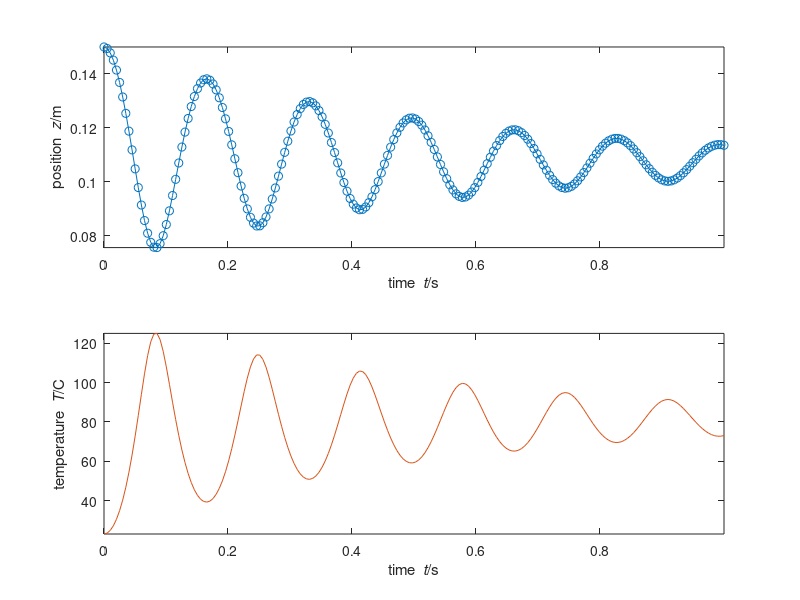

This figure's MATLAB source:
%%% idealgas_piston.m - adiabatic
%% Simulation of ideal gas & mass piston in 1D
%% SI units used throughout
%% Coordinate z
%%%% Constants
m = 10; % mass of piston
N = 0.04; % amount of ideal gas
A = 0.1^2; % area of piston
g = 9.8; % gravitational acceleration
R = 8.31446261815; % molar gas constant
C = 20; % molar heat capacity
mu = 400; % gas viscosity
h = 0; % heat-transfer coefficient
Te = 273.15 + 23; % temperature of environment
Fatm = -100000*A; % force on piston by atmosphere
%%
G = -m*g; % gravity supply of momentum to piston
%%
t1 = 1; % final time
dt = 0.00001; % time step
%%%% STATE: z, v, T; initial conditions
t = 0; % initial time
z = 0.15; % initial position of piston
v = 0; % initial velocity of piston
T = 273.15 + 23; % initial temperature of gas
%% %@
%% Plot & saving
%% adjust final time if not multiple of timestep
t1 = t1 + mod(t1-t,dt);
%% Save values of all quantities at some steps during the simulation,
%% for subsequente analysis or plotting
%% (saving at all timesteps could be too costly)
Nsaves = 200; % number of timepoints to save during the simulation
%% Calculate time interval for saving
dsave = (t1-t)/(Nsaves-1);
if abs(dsave) < (dt)
  error('time interval between saves is smaller than timestep')
end
%% Initialize vectors to contain saved values
tSave = nan(Nsaves,1);
zSave = nan(Nsaves,1);
vSave = nan(Nsaves,1);
TSave = nan(Nsaves,1);
%% Save initial values
i = 1; % index that keeps count of savepoints
t0 = t;
tSave(1) = t;
zSave(1) = z;
vSave(1) = v;
TSave(1) = T;
%% Initialize plot
clf;%close all;
subplot(2,1,1)
cols = get(0, 'DefaultAxesColorOrder');
plot(tSave(1), zSave(1), 'o','Color',cols(1,:)); axis('tight');
xlabel('time {\it t}/s'); ylabel('position {\it z}/m'); hold on;
%% %@
%% Numerical time integration
%% loop
while t < t1
  %% We need P,Fpg,z,v,E,Fgp,Qbot (G constant)
  %% we have z,v,T
  %% find P,Fpg,E,Qbot,Fgp using constitutive relations
  P = m*v;
  Fgp = -(N*R*T/z - A*mu*v/z);
  Fpg = -Fgp;
  E = C*N*T;
  Qbot = A*h*(Te - T);
  %%
  %% Drive forward in time
  %% update momentum of piston
  P = P + (Fpg + Fatm + G)*dt;
  %% update position of piston
  z = z + v*dt;
  %% update internal energy of gas
  E = E + (Qbot + Fgp*v)*dt;
  %% update time
  t = t + dt;
  %%
  %% Find new state for next iteration
  %% We need z,v,T
  %% we have P,z,E
  %% find v,T using constitutive relations
  v = P/m;
  T = E/(C*N);
  %% %@
  %% Check whether to save & plot at this step
  if min(abs([0 dsave] - mod(t-t0, dsave))) <= dt/2
    i = i+1;
    tSave(i) = t;
    zSave(i) = z;
    vSave(i) = v;
    TSave(i) = T;
    plot(t, z, 'o','Color',cols(1,:));
    pause(0.001);
  end %@
end %@
%% Plot trajectory
plot(tSave,zSave,'-','Color',cols(1,:));
subplot(2,1,2)
plot(tSave,TSave-273.15,'-','Color',cols(2,:)); axis('tight');
xlabel('time {\it t}/s'); ylabel('temperature {\it T}/C');  %@
